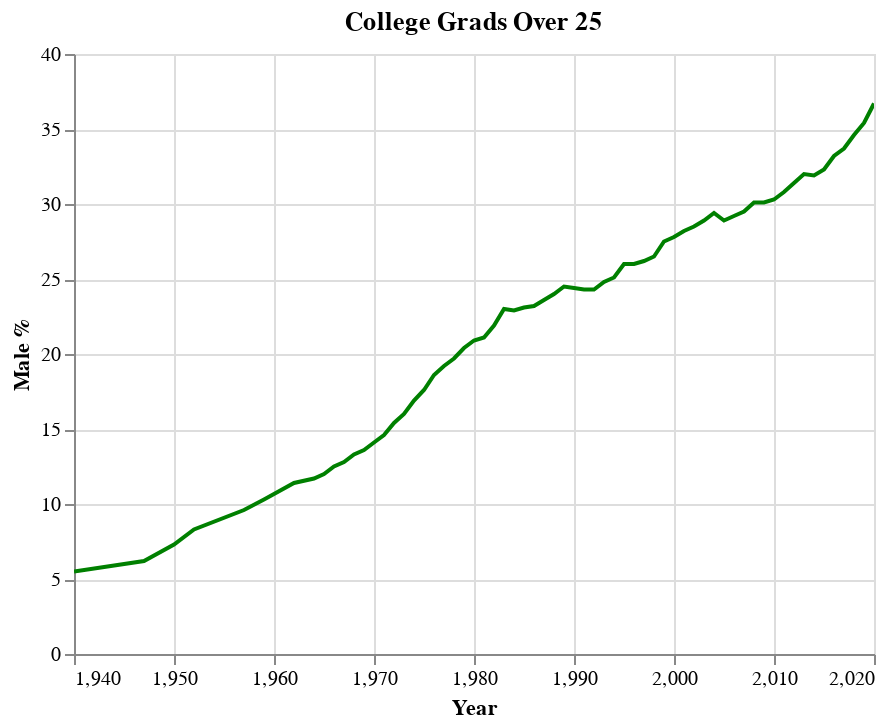

Here is the notebook cell this chart was saved with:
### Code cell
male_college_grad_chart = (alt.Chart(college_grad_data, title="College Grads Over 25")
                        .mark_line(
                            color='green'
                        )
                        .encode(
                            x = 'Year',
                            y = alt.Y('Male', title="Male %")
                        )
                        .interactive()
)
male_college_grad_chart

### Figure 1 — Vega-Lite specification as saved in the notebook (floating-point values rounded to 4 significant figures)
{"config": {"view": {"continuousWidth": 400, "continuousHeight": 300}}, "data": {"name": "data-25431c3ca28f00ddc5b7302c2e7a172a"}, "mark": {"type": "line", "color": "green"}, "encoding": {"x": {"type": "quantitative", "field": "Year"}, "y": {"type": "quantitative", "field": "Male", "title": "Male %"}}, "selection": {"selector005": {"type": "interval", "bind": "scales", "encodings": ["x", "y"]}}, "title": "College Grads Over 25", "$schema": "https://vega.github.io/schema/vega-lite/v4.8.1.json", "datasets": {"data-25431c3ca28f00ddc5b7302c2e7a172a": [{"Year": 2020, "Total": 37.5, "Male": 36.7, "Female": 38.3}, {"Year": 2019, "Total": 36.0, "Male": 35.4, "Female": 36.6}, {"Year": 2018, "Total": 35.0, "Male": 34.6, "Female": 35.3}, {"Year": 2017, "Total": 34.2, "Male": 33.7, "Female": 34.6}, {"Year": 2016, "Total": 33.4, "Male": 33.2, "Female": 33.7}, {"Year": 2015, "Total": 32.5, "Male": 32.3, "Female": 32.7}, {"Year": 2014, "Total": 32.0, "Male": 31.9, "Female": 32.0}, {"Year": 2013, "Total": 31.7, "Male": 32.0, "Female": 31.4}, {"Year": 2012, "Total": 30.9, "Male": 31.4, "Female": 30.6}, {"Year": 2011, "Total": 30.4, "Male": 30.8, "Female": 30.1}, {"Year": 2010, "Total": 29.9, "Male": 30.3, "Female": 29.6}, {"Year": 2009, "Total": 29.5, "Male": 30.1, "Female": 29.1}, {"Year": 2008, "Total": 29.4, "Male": 30.1, "Female": 28.8}, {"Year": 2007, "Total": 28.7, "Male": 29.5, "Female": 28.0}, {"Year": 2006, "Total": 28.0, "Male": 29.2, "Female": 26.9}, {"Year": 2005, "Total": 27.7, "Male": 28.9, "Female": 26.5}, {"Year": 2004, "Total": 27.7, "Male": 29.4, "Female": 26.1}, {"Year": 2003, "Total": 27.2, "Male": 28.9, "Female": 25.7}, {"Year": 2002, "Total": 26.7, "Male": 28.5, "Female": 25.1}, {"Year": 2001, "Total": 26.2, "Male": 28.2, "Female": 24.3}, {"Year": 2000, "Total": 25.6, "Male": 27.8, "Female": 23.6}, {"Year": 1999, "Total": 25.2, "Male": 27.5, "Female": 23.1}, {"Year": 1998, "Total": 24.4, "Male": 26.5, "Female": 22.4}, {"Year": 1997, "Total": 23.9, "Male": 26.2, "Female": 21.7}, {"Year": 1996, "Total": 23.6, "Male": 26.0, "Female": 21.4}, {"Year": 1995, "Total": 23.0, "Male": 26.0, "Female": 20.2}, {"Year": 1994, "Total": 22.2, "Male": 25.1, "Female": 19.6}, {"Year": 1993, "Total": 21.9, "Male": 24.8, "Female": 19.2}, {"Year": 1992, "Total": 21.4, "Male": 24.3, "Female": 18.6}, {"Year": 1991, "Total": 21.4, "Male": 24.3, "Female": 18.8}, {"Year": 1990, "Total": 21.3, "Male": 24.4, "Female": 18.4}, {"Year": 1989, "Total": 21.1, "Male": 24.5, "Female": 18.1}, {"Year": 1988, "Total": 20.3, "Male": 24.0, "Female": 17.0}, {"Year": 1987, "Total": 19.9, "Male": 23.6, "Female": 16.5}, {"Year": 1986, "Total": 19.4, "Male": 23.2, "Female": 16.1}, {"Year": 1985, "Total": 19.4, "Male": 23.1, "Female": 16.0}, {"Year": 1984, "Total": 19.1, "Male": 22.9, "Female": 15.7}, {"Year": 1983, "Total": 18.8, "Male": 23.0, "Female": 15.1}, {"Year": 1982, "Total": 17.7, "Male": 21.9, "Female": 14.0}, {"Year": 1981, "Total": 17.1, "Male": 21.1, "Female": 13.4}, {"Year": 1980, "Total": 17.0, "Male": 20.9, "Female": 13.6}, {"Year": 1979, "Total": 16.4, "Male": 20.4, "Female": 12.9}, {"Year": 1978, "Total": 15.7, "Male": 19.7, "Female": 12.2}, {"Year": 1977, "Total": 15.4, "Male": 19.2, "Female": 12.0}, {"Year": 1976, "Total": 14.7, "Male": 18.6, "Female": 11.3}, {"Year": 1975, "Total": 13.9, "Male": 17.6, "Female": 10.6}, {"Year": 1974, "Total": 13.3, "Male": 16.9, "Female": 10.1}, {"Year": 1973, "Total": 12.6, "Male": 16.0, "Female": 9.6}, {"Year": 1972, "Total": 12.0, "Male": 15.4, "Female": 9.0}, {"Year": 1971, "Total": 11.4, "Male": 14.6, "Female": 8.5}, {"Year": 1970, "Total": 11.0, "Male": 14.1, "Female": 8.2}, {"Year": 1969, "Total": 10.7, "Male": 13.6, "Female": 8.1}, {"Year": 1968, "Total": 10.5, "Male": 13.3, "Female": 8.0}, {"Year": 1967, "Total": 10.1, "Male": 12.8, "Female": 7.6}, {"Year": 1966, "Total": 9.8, "Male": 12.5, "Female": 7.4}, {"Year": 1965, "Total": 9.4, "Male": 12.0, "Female": 7.1}, {"Year": 1964, "Total": 9.1, "Male": 11.7, "Female": 6.8}, {"Year": 1962, "Total": 8.9, "Male": 11.4, "Female": 6.7}, {"Year": 1959, "Total": 8.1, "Male": 10.3, "Female": 6.0}, {"Year": 1957, "Total": 7.6, "Male": 9.6, "Female": 5.8}, {"Year": 1952, "Total": 7.0, "Male": 8.3, "Female": 5.8}, {"Year": 1950, "Total": 6.2, "Male": 7.3, "Female": 5.2}, {"Year": 1947, "Total": 5.4, "Male": 6.2, "Female": 4.7}, {"Year": 1940, "Total": 4.6, "Male": 5.5, "Female": 3.8}]}}
